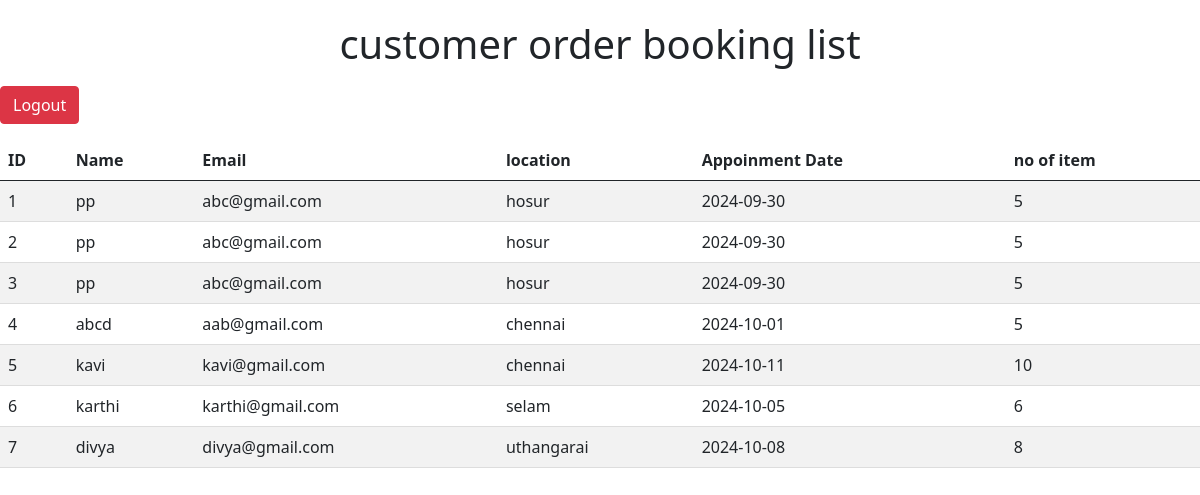
Page /result (signed in) on the committed database.
### tables this page shows
CREATE TABLE "order"(
                id INTEGER PRIMARY KEY AUTOINCREMENT,
                name TEXT NOT NULL,
                mail TEXT NOT NULL,
                location TEXT NOT NULL,
                date TEXT NOT NULL,
                noofitem TEXT NOT NULL);

### app.py (the view)
@app.route('/result')
def result():
    if not session.get('logged_in'):
        flash('you need to login to acces this page')
        return redirect(url_for('login'))
    conn=sqlite3.connect('database.db')
    c=conn.cursor()
    c.execute('select * from "order"')
    data=c.fetchall()
    conn.close()
    return render_template('result.html',data=data)

### templates/result.html (shortened to what this page needs)
<!DOCTYPE html>
<html>
<head>
    <link href="https://cdn.jsdelivr.net/npm/bootstrap@5.0.2/dist/css/bootstrap.min.css" rel="stylesheet">
</head>
<body>
        <h1>customer order  booking list</h1>
        <a href="/logout" class="btn btn-danger mb-3">Logout</a>
        <table class="table table-striped">
            <thead>
                <tr>
                    <th>ID</th>
                    <th>Name</th>
                    <th>Email</th>
                    <th>location</th>
                    <th>Appoinment Date</th>
                    <th>no of item</th>
                </tr>
            </thead>
<tbody>
                {% for row in data %}
                <tr>
                    <td>{{ row[0] }}</td>
                    <td>{{ row[1] }}</td>
                    <td>{{ row[2] }}</td>
                    <td>{{ row[3] }}</td>
                    <td>{{ row[4] }}</td>
                    <td>{{ row[5] }}</td>
                </tr>
                {% endfor %}
            </tbody>
        </table>
</body>
</html>

### templates/result.html (style rules this page uses)
table { width: 100%; }
th, td { padding: 15px; text-align: left; border-bottom: 1px solid #ddd; }
th { background-color: #f2f2f2; }
a { color: #007bff; text-decoration: none; }
h1 { text-align: center; }
a.btn-danger { margin-top: 10px; }

### rows in the picture
order: id "1", name "pp", mail "abc@gmail.com", location "hosur", date "2024-09-30", noofitem "5"
order: id "2", name "pp", mail "abc@gmail.com", location "hosur", date "2024-09-30", noofitem "5"
order: id "3", name "pp", mail "abc@gmail.com", location "hosur", date "2024-09-30", noofitem "5"
order: id "4", name "abcd", mail "aab@gmail.com", location "chennai", date "2024-10-01", noofitem "5"
order: id "5", name "kavi", mail "kavi@gmail.com", location "chennai", date "2024-10-11", noofitem "10"
order: id "6", name "karthi", mail "karthi@gmail.com", location "selam", date "2024-10-05", noofitem "6"
order: id "7", name "divya", mail "divya@gmail.com", location "uthangarai", date "2024-10-08", noofitem "8"
